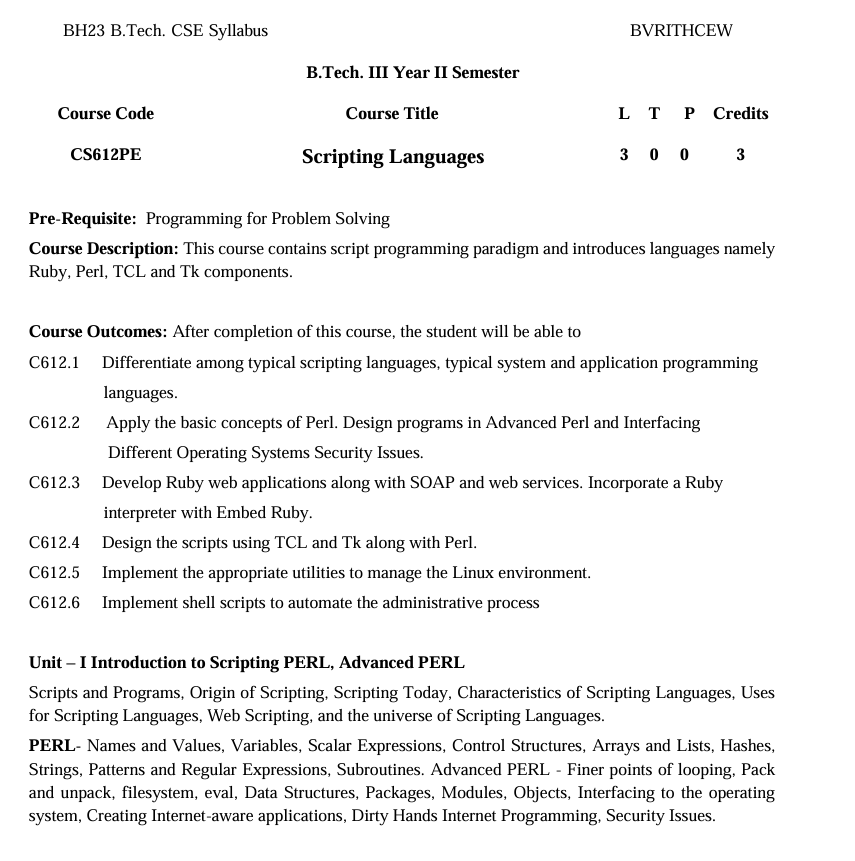
#> input picture python_engine/inputs/sampleImage.png, 855 x 861 px
$ python -i preprocess.py   (imports and definitions only)
#> lines starting #> are read from the running program, lines starting #| are printed output that depends on the picture; after the words box and inside, x2 and y2 are one past the last pixel; in counts of white or black regions, pixels touching at a corner belong together
import cv2
import numpy as np


def deskew(binary_img):
    coords = np.column_stack(np.where(binary_img > 0))
    if len(coords) == 0:
        return binary_img

    angle = cv2.minAreaRect(coords)[-1]

    if angle < -45:
        angle = -(90 + angle)
    else:
        angle = -angle

    (h, w) = binary_img.shape[:2]
    center = (w // 2, h // 2)

    M = cv2.getRotationMatrix2D(center, angle, 1.0)
    rotated = cv2.warpAffine(
        binary_img,
        M,
        (w, h),
        flags=cv2.INTER_CUBIC,
        borderMode=cv2.BORDER_REPLICATE
    )
    return rotated


def preprocess_image(image_path, save_path=None):
#> called with image_path = '../inputs/sampleImage.png'
    img = cv2.imread(image_path)
#> img is the input picture: shape (861, 855, 3); min 0, max 255, mean 241.3

    if img is None:
        raise ValueError(f"Could not read image: {image_path}")

    # 1) grayscale
    gray = cv2.cvtColor(img, cv2.COLOR_BGR2GRAY)

    # 2) denoise
    denoised = cv2.fastNlMeansDenoising(gray, None, 30, 7, 21)

    # 3) sharpen
    kernel = np.array([[0, -1, 0],
                       [-1, 5, -1],
                       [0, -1, 0]])
    sharp = cv2.filter2D(denoised, -1, kernel)
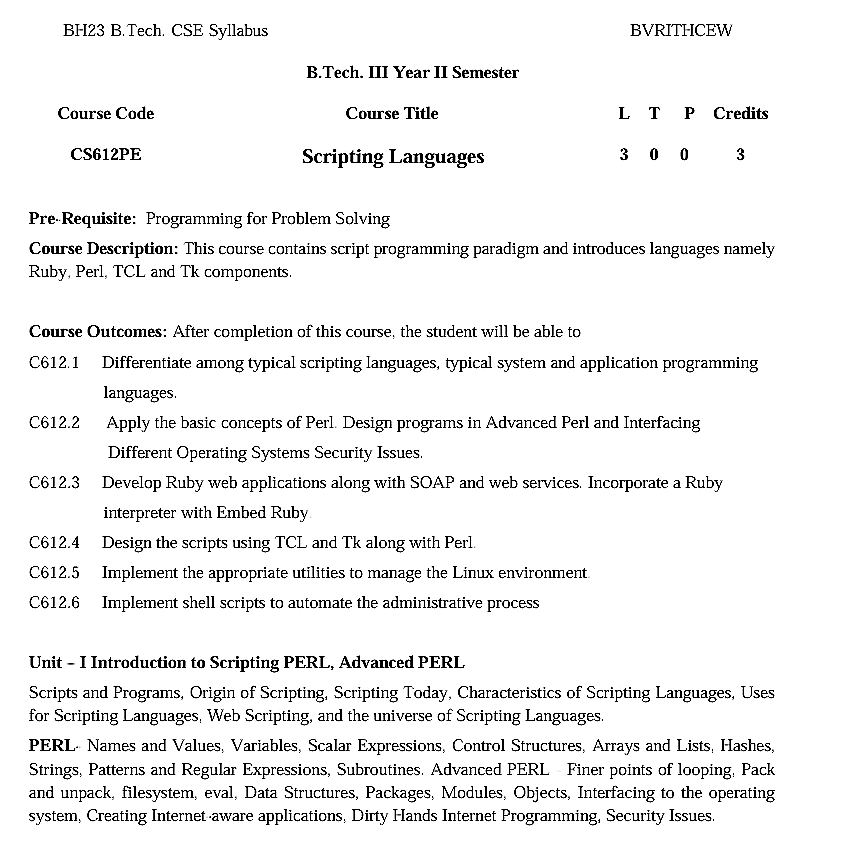
#> sharp: shape (861, 855); min 0, max 255, mean 240.4

    # 4) adaptive threshold
    thresh = cv2.adaptiveThreshold(
        sharp,
        255,
        cv2.ADAPTIVE_THRESH_GAUSSIAN_C,
        cv2.THRESH_BINARY,
        31,
        10
    )
#> thresh: shape (861, 855); 93.8% white; black in thin lines or dots, all inside (x1, y1, x2, y2) = (29, 24, 775, 826)

    # 5) deskew
    final = deskew(thresh)
#> in deskew, `coords = np.column_stack(np.where(binary_img > 0))`: coords = 690840 pairs, first value 0 to 860, second value 0 to 854
#> in deskew, `angle = cv2.minAreaRect(coords)[-1]`: angle = -90
#> in deskew, `angle = -(90 + angle)`: angle = 0
#> in deskew, `M = cv2.getRotationMatrix2D(center, angle, 1.0)`: M = [[1, 0, 0], [0, 1, 0]]

    if save_path:
        cv2.imwrite(save_path, final)

    return final

>>> result = preprocess_image('../inputs/sampleImage.png')
